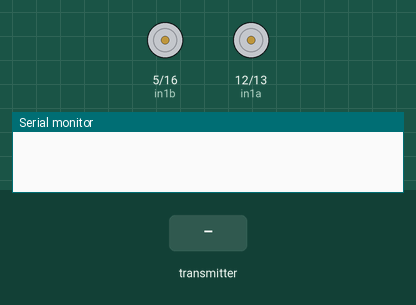
This sketch was run on a simulated ESP8266 (NodeMCU). On the bench: motor-driver pin pairs drawn as motors (green arrow = first pin HIGH = forward, orange = second pin HIGH = backward, longer = more drive, scaled by the enable pin), the last lines printed to the serial monitor. The inputs (shaded band) are chosen by the test bench.

Above: at 1.2 s.
1.3 s: the transmitter starts sending myData.0 = 0
2.8 s: the transmitter starts sending myData.1 = 256
At 4.0 s:
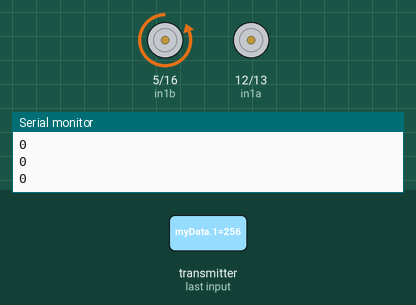
4.3 s: the transmitter starts sending myData.2 = 512
At 5.3 s:
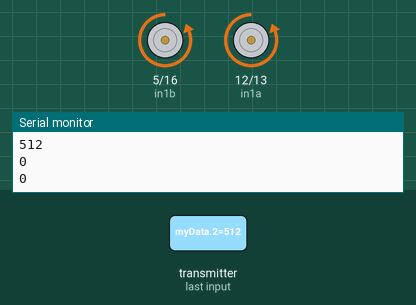
5.8 s: the transmitter starts sending myData.3 = 1023
At 6.4 s:
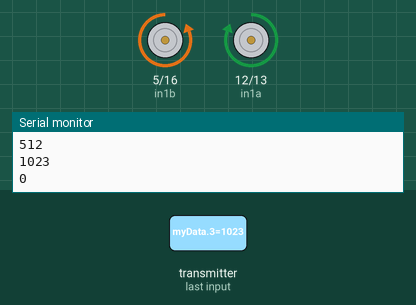
7.3 s: the transmitter starts sending myData.4 = 256
At 7.6 s:
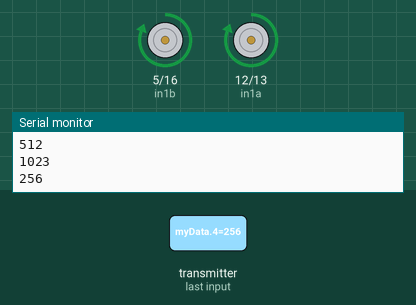
8.8 s: the transmitter starts sending myData.1 = 0
At 9.9 s:
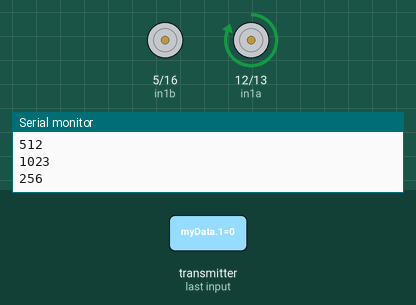
Timing chart, 0 to 11.3 s (numbered marks = the images above; inputs shaded):
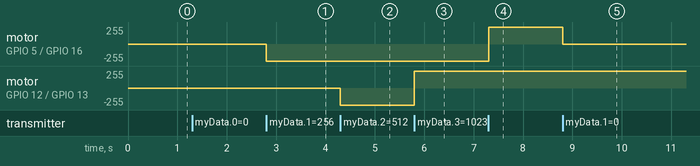

The sketch:

Reciever.ino
```cpp
#include <ESP8266WiFi.h>
#include <espnow.h>

int ena = 14;
int in1a = 12;
int in2a = 13;
int enb = 4;
int in1b = 5;
int in2b = 16;
int myData[5];

// Callback function that will be executed when data is received
void OnDataRecv(uint8_t * mac, uint8_t *incomingData, uint8_t len) {
  memcpy(&myData, incomingData, sizeof(myData));
  Serial.println("Data recieved");
  Serial.println(myData[1]);
  Serial.println(myData[2]);
  Serial.println(myData[3]);
  Serial.println(myData[4]);

  analogWrite(ena, myData[1]);
  analogWrite(enb, myData[2]);
  if(myData[3] == 0) {
    digitalWrite(in1a, LOW);
    digitalWrite(in2a, HIGH);
  }else{
    digitalWrite(in1a, HIGH);
    digitalWrite(in2a, LOW);
  }

  if(myData[4] == 0) {
    digitalWrite(in1b, LOW);
    digitalWrite(in2b, HIGH);
  }else{
    digitalWrite(in1b, HIGH);
    digitalWrite(in2b, LOW);
  }
}

void setup() {
  // Initialize Serial Monitor
  Serial.begin(115200);

  // Set device as a Wi-Fi Station
  WiFi.mode(WIFI_STA);

  // Init ESP-NOW
  if (esp_now_init() != 0) {
    Serial.println("Error initializing ESP-NOW");
    return;
  }

  // Once ESPNow is successfully Init, we will register for recv CB to
  // get recv packer info
  esp_now_set_self_role(ESP_NOW_ROLE_SLAVE);
  esp_now_register_recv_cb(OnDataRecv);
  pinMode(ena, OUTPUT);
  pinMode(in1a, OUTPUT);
  pinMode(in2a, OUTPUT);
  pinMode(enb, OUTPUT);
  pinMode(in1b, OUTPUT);
  pinMode(in2b, OUTPUT);
}

void loop() {

}
```

Measured:
- after the input at 2.8 s, motor on GPIO 5 (in1b) / GPIO 16 (in2b): stopped → backward 255/255 at once
- after the input at 4.3 s, motor on GPIO 12 (in1a) / GPIO 13 (in2a): stopped → backward 255/255 at once
- after the input at 5.8 s, motor on GPIO 12 (in1a) / GPIO 13 (in2a): backward 255/255 → forward 255/255 at once
- after the input at 7.3 s, motor on GPIO 5 (in1b) / GPIO 16 (in2b): backward 255/255 → forward 255/255 at once
- after the input at 8.8 s, motor on GPIO 5 (in1b) / GPIO 16 (in2b): forward 255/255 → stopped at once
